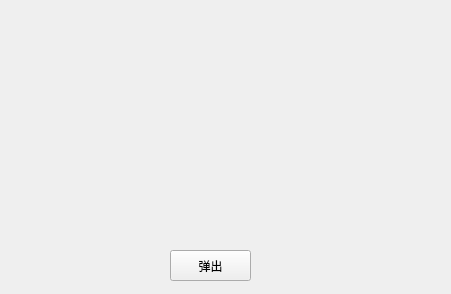
<?xml version="1.0" encoding="UTF-8"?>
<ui version="4.0">
 <class>TTKMoveDialogWindow</class>
 <widget class="QMainWindow" name="TTKMoveDialogWindow">
  <property name="geometry">
   <rect>
    <x>0</x>
    <y>0</y>
    <width>451</width>
    <height>294</height>
   </rect>
  </property>
  <property name="windowTitle">
   <string>TTKMoveDialog</string>
  </property>
  <widget class="QWidget" name="centralWidget">
   <widget class="QPushButton" name="pushButton">
    <property name="geometry">
     <rect>
      <x>170</x>
      <y>250</y>
      <width>81</width>
      <height>31</height>
     </rect>
    </property>
    <property name="text">
     <string>弹出</string>
    </property>
   </widget>
  </widget>
 </widget>
 <layoutdefault spacing="6" margin="11"/>
 <resources/>
 <connections/>
</ui>
